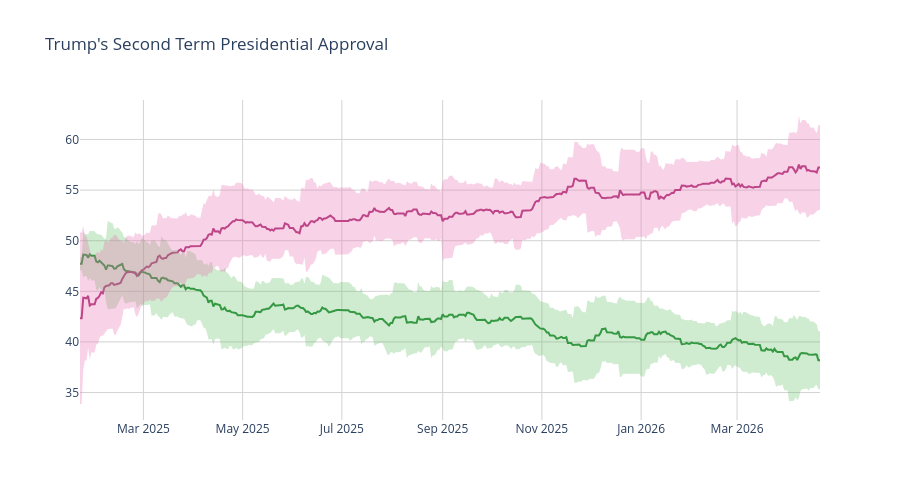

The notebook cell this image was saved under:
### Code cell
disappr_ci_hex = "#e86eaf"
appr_ci_hex = "#60be65"
disappr_ci_rgba = "rgba(232, 110, 175, 0.3)"
appr_ci_rgba = "rgba(96, 190, 101, 0.3)"
grid_col = "#d4d2d2"


# Approve
fig = go.Figure(go.Scatter(
    x=pres['end_date'],
    y=pres['approve'],
    hovertemplate="%{y:.2f}%",
    name="<b>Approve</b>",
    line=dict(color="#228833"),
    showlegend=False
))

# Disapprove
fig.add_trace(go.Scatter(
    x=pres['end_date'],
    y=pres['disapprove'],
    hovertemplate="%{y:.2f}%",
    name="<b>Disapprove</b>",
    line=dict(color="#aa3377"),
    showlegend=False
    )
)

# Approve CI
fig.add_traces([

    # Upper bound
    go.Scatter(
        x=pres['end_date'],
        y=pres['approve_upper_ci'],
        marker=dict(color=appr_ci_hex),
        line=dict(width=0),
        mode='lines',
        showlegend=False,
        hoverinfo="skip"
    ),

    # Lower bound
    go.Scatter(
        x=pres['end_date'],
        y=pres['approve_lower_ci'],
        marker=dict(color=appr_ci_hex),
        line=dict(width=0),
        mode='lines',
        fillcolor=appr_ci_rgba,
        fill="tonexty",
        showlegend=False,
        hoverinfo="skip"
    )
])

# Disapprove CI
fig.add_traces([

    # Upper bound
    go.Scatter(
        x=pres['end_date'],
        y=pres['disapprove_upper_ci'],
        marker=dict(color=disappr_ci_hex),
        line=dict(width=0),
        mode='lines',
        showlegend=False,
        hoverinfo="skip"
    ),

    # Lower bound
    go.Scatter(
        x=pres['end_date'],
        y=pres['disapprove_lower_ci'],
        marker=dict(color=disappr_ci_hex),
        line=dict(width=0),
        mode='lines',
        fillcolor=disappr_ci_rgba,
        fill="tonexty",
        showlegend=False,
        hoverinfo="skip"
    )
])

fig.update_layout(
    title=dict(text="Trump's Second Term Presidential Approval"),
    hovermode="x"
)

fig.update_xaxes(gridcolor=grid_col)
fig.update_yaxes(gridcolor=grid_col)

fig.update_layout(hovermode="x", hoverlabel_align="right", plot_bgcolor="rgba(0, 0, 0, 0)", height=500)
fig.show()

### Figure 1 — Plotly figure (JSON) as saved in the notebook; plotly's stock layout.template omitted (floating-point values rounded to 4 significant figures; data arrays with more than 128 entries replaced by an {"elided": "..."} marker saying what was removed)
{"data": [{"hovertemplate": "%{y:.2f}%", "line": {"color": "#228833"}, "name": "<b>Approve</b>", "showlegend": false, "type": "scatter", "x": {"elided": "456 str values"}, "y": {"elided": "456 float values"}}, {"hovertemplate": "%{y:.2f}%", "line": {"color": "#aa3377"}, "name": "<b>Disapprove</b>", "showlegend": false, "type": "scatter", "x": {"elided": "456 str values"}, "y": {"elided": "456 float values"}}, {"hoverinfo": "skip", "line": {"width": 0}, "marker": {"color": "#60be65"}, "mode": "lines", "showlegend": false, "type": "scatter", "x": {"elided": "456 str values"}, "y": {"elided": "456 float values"}}, {"fill": "tonexty", "fillcolor": "rgba(96, 190, 101, 0.3)", "hoverinfo": "skip", "line": {"width": 0}, "marker": {"color": "#60be65"}, "mode": "lines", "showlegend": false, "type": "scatter", "x": {"elided": "456 str values"}, "y": {"elided": "456 float values"}}, {"hoverinfo": "skip", "line": {"width": 0}, "marker": {"color": "#e86eaf"}, "mode": "lines", "showlegend": false, "type": "scatter", "x": {"elided": "456 str values"}, "y": {"elided": "456 float values"}}, {"fill": "tonexty", "fillcolor": "rgba(232, 110, 175, 0.3)", "hoverinfo": "skip", "line": {"width": 0}, "marker": {"color": "#e86eaf"}, "mode": "lines", "showlegend": false, "type": "scatter", "x": {"elided": "456 str values"}, "y": {"elided": "456 float values"}}], "layout": {"height": 500, "hoverlabel": {"align": "right"}, "hovermode": "x", "plot_bgcolor": "rgba(0, 0, 0, 0)", "title": {"text": "Trump's Second Term Presidential Approval"}, "xaxis": {"gridcolor": "#d4d2d2"}, "yaxis": {"gridcolor": "#d4d2d2"}}}
